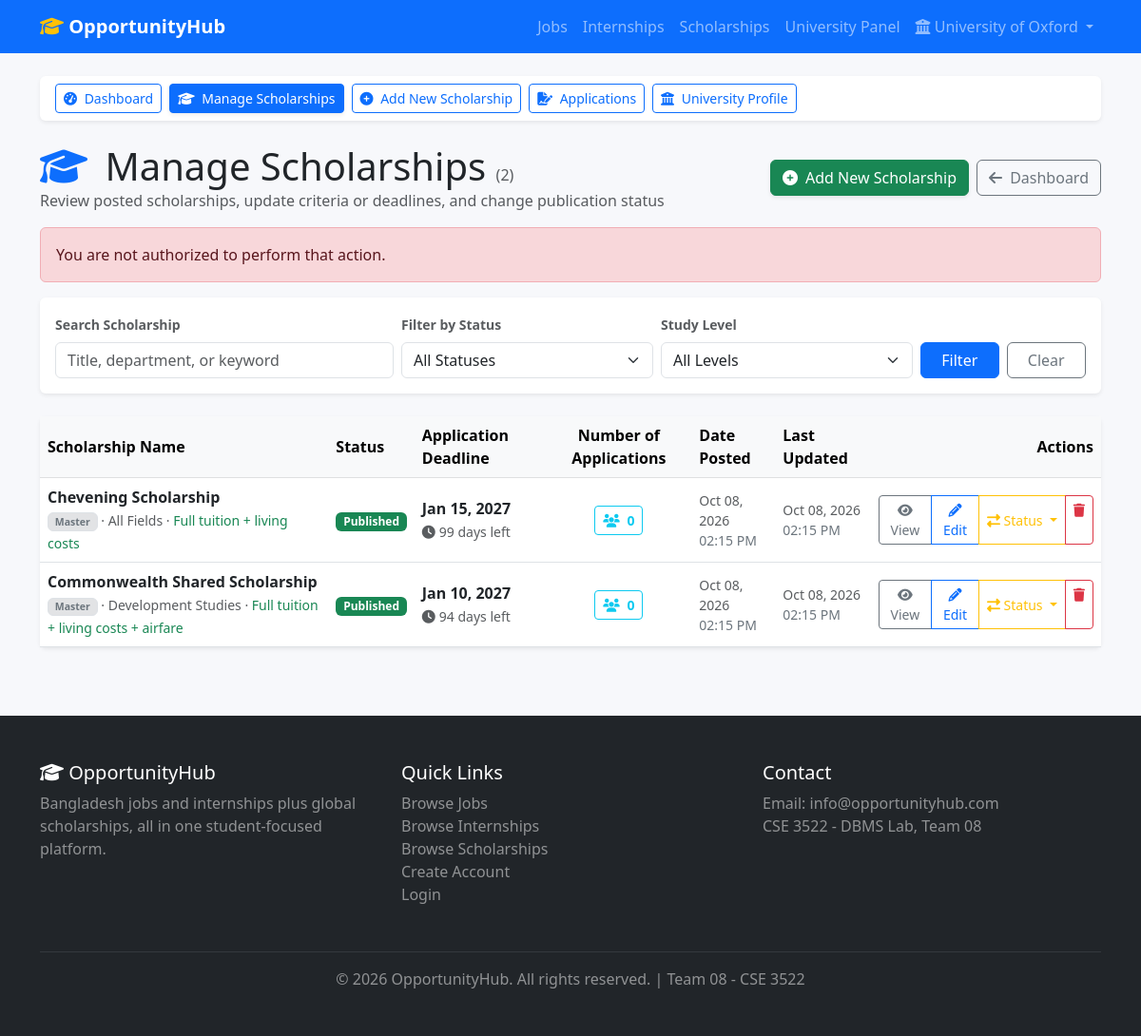
The app's page /pages/university/my-scholarships.php?err=denied (signed in) with its own data.
### tables this page shows
CREATE TABLE users (
    user_id INT PRIMARY KEY AUTO_INCREMENT,
    name VARCHAR(100) NOT NULL,
    email VARCHAR(100) UNIQUE NOT NULL,
    password VARCHAR(255) NOT NULL,
    user_type ENUM('student', 'graduate', 'admin', 'employer', 'university') DEFAULT 'student',
    university VARCHAR(100),
    degree VARCHAR(50),
    field_of_study VARCHAR(100),
    skills TEXT,
    experience_years INT DEFAULT 0,
    preferred_country VARCHAR(50),
    preferred_field VARCHAR(100),
    phone VARCHAR(20),
    bio TEXT,
    profile_complete BOOLEAN DEFAULT FALSE,
    status ENUM('active', 'suspended') DEFAULT 'active',
    created_at TIMESTAMP DEFAULT CURRENT_TIMESTAMP,
    updated_at TIMESTAMP DEFAULT CURRENT_TIMESTAMP ON UPDATE CURRENT_TIMESTAMP,
    INDEX idx_email (email),
    INDEX idx_user_type (user_type)
);

CREATE TABLE scholarships (
    scholarship_id INT PRIMARY KEY AUTO_INCREMENT,
    scholarship_name VARCHAR(255) NOT NULL,
    university_name VARCHAR(150) NOT NULL,
    university_website VARCHAR(255),
    country VARCHAR(100) NOT NULL,
    city VARCHAR(100),
    degree_level ENUM('Bachelor', 'Master', 'PhD', 'Diploma', 'Certificate') NOT NULL,
    field_of_study VARCHAR(100),
    funding_type VARCHAR(100),
    funding_coverage ENUM('Fully Funded', 'Partially Funded', 'Tuition Only', 'Accommodation Only') DEFAULT 'Partially Funded',
    scholarship_amount VARCHAR(100),
    description TEXT,
    eligibility_requirements TEXT,
    required_documents TEXT,
    language_requirements VARCHAR(255),
    gpa_requirement DECIMAL(3,2),
    application_deadline DATE NOT NULL,
    start_date DATE,
    intake_month VARCHAR(20),
    status ENUM('Active', 'Published', 'Draft', 'Upcoming', 'Closed', 'Expired') DEFAULT 'Active',
    application_link VARCHAR(255),
    application_method VARCHAR(100),
    total_spots INT,
    contact_email VARCHAR(100),
    contact_phone VARCHAR(20),
    image_url VARCHAR(255),
    views INT DEFAULT 0,
    created_by INT,
    created_at TIMESTAMP DEFAULT CURRENT_TIMESTAMP,
    updated_at TIMESTAMP DEFAULT CURRENT_TIMESTAMP ON UPDATE CURRENT_TIMESTAMP,
    FOREIGN KEY (created_by) REFERENCES users(user_id) ON DELETE SET NULL,
    INDEX idx_country (country),
    INDEX idx_degree (degree_level),
    INDEX idx_field (field_of_study),
    INDEX idx_deadline (application_deadline),
    INDEX idx_status (status),
    FULLTEXT INDEX ft_search (scholarship_name, university_name, field_of_study, description)
);

### pages/university/my-scholarships.php (the view, shortened to what the rows shown need)
<?php
require_once '../../config/database.php';
require_once '../../includes/functions.php';
$filters = [];
$scholarships = getUniversityScholarships($_SESSION['user_id'], $filters);
include '../../includes/header.php';
?>
<div class="container py-4">
  <div class="d-flex justify-content-between align-items-center flex-wrap gap-2 mb-3">
    <div>
      <h1 class="mb-0"><i class="fas fa-graduation-cap text-primary me-2"></i> Manage Scholarships <small class="text-muted fs-6">(<?php echo count($scholarships); ?>)</small></h1>
    </div>
  </div>
  <?php if (empty($scholarships)): ?>
    <div class="alert alert-info text-center py-5 shadow-sm border-0 bg-white">
      <i class="fas fa-graduation-cap fa-3x text-primary mb-3 opacity-50"></i>
      <h5 class="fw-bold">No scholarships found</h5>
      <p class="text-muted mb-3">No scholarship records match your current filter settings.</p>
      <a href="post-scholarship.php" class="btn btn-primary shadow-sm">
        <i class="fas fa-plus-circle me-1"></i> Add New Scholarship
      </a>
    </div>
  <?php else: ?>
    <div class="card shadow-sm border-0">
      <div class="table-responsive">
        <table class="table table-hover align-middle mb-0">
          <thead class="table-light">
            <tr>
              <th style="min-width: 200px;">Scholarship Name</th>
              <th>Status</th>
              <th>Application Deadline</th>
              <th class="text-center">Number of Applications</th>
              <th>Date Posted</th>
              <th>Last Updated</th>
              <th class="text-end" style="min-width: 170px;">Actions</th>
            </tr>
          </thead>
          <tbody>
            <?php foreach ($scholarships as $s):
              $sid = (int)$s['scholarship_id'];
              $days = daysLeft($s['application_deadline']);
              $isExpired = ($days < 0 && $s['status'] !== 'Draft');
            ?>
              <tr>
                <td>
                  <strong>
                    <a href="edit-scholarship.php?id=<?php echo $sid; ?>" class="text-dark text-decoration-none">
                      <?php echo e($s['scholarship_name']); ?>
                    </a>
                  </strong>
                  <br>
                  <small class="text-muted">
                    <span class="badge bg-secondary-subtle text-secondary border"><?php echo e($s['degree_level']); ?></span>
                    <?php if (!empty($s['field_of_study'])): ?>
                      &middot; <?php echo e($s['field_of_study']); ?>
                    <?php endif; ?>
                    <?php if (!empty($s['scholarship_amount'])): ?>
                      &middot; <span class="text-success"><?php echo e($s['scholarship_amount']); ?></span>
                    <?php endif; ?>
                  </small>
                </td>
                <td>
                  <?php if ($isExpired && $s['status'] === 'Active'): ?>
                    <span class="badge bg-danger">Expired</span>
                  <?php else: ?>
                    <span class="badge bg-<?php echo scholarshipStatusBadgeColor($s['status']); ?>">
                      <?php echo $s['status'] === 'Active' ? 'Published' : e($s['status']); ?>
                    </span>
                  <?php endif; ?>
                </td>
                <td>
                  <span class="fw-semibold"><?php echo date('M d, Y', strtotime($s['application_deadline'])); ?></span>
                  <br>
                  <small class="<?php echo $days < 0 ? 'text-danger fw-bold' : ($days < 14 ? 'text-warning fw-bold' : 'text-muted'); ?>">
                    <?php if ($days < 0): ?>
                      <i class="fas fa-times-circle me-1"></i>Expired
                    <?php elseif ($days === 0): ?>
                      <i class="fas fa-exclamation-triangle me-1"></i>Deadline Today
                    <?php else: ?>
                      <i class="fas fa-clock me-1"></i><?php echo $days; ?> days left
                    <?php endif; ?>
                  </small>
                </td>
                <td class="text-center">
                  <a href="applications.php?scholarship_id=<?php echo $sid; ?>" class="btn btn-sm btn-outline-info position-relative fw-bold" title="Click to view applicants">
                    <i class="fas fa-users me-1"></i> <?php echo (int)$s['applications_count']; ?>
                  </a>
                </td>
                <td class="small text-muted">
                  <?php echo date('M d, Y', strtotime($s['created_at'])); ?>
                  <br>
                  <span class="text-secondary"><?php echo date('h:i A', strtotime($s['created_at'])); ?></span>
                </td>
                <td class="small text-muted">
                  <?php echo date('M d, Y', strtotime($s['updated_at'])); ?>
                  <br>
                  <span class="text-secondary"><?php echo date('h:i A', strtotime($s['updated_at'])); ?></span>
                </td>
                <td class="text-end">
                  <div class="btn-group btn-group-sm">
                    <a href="../scholarship-details.php?id=<?php echo $sid; ?>" target="_blank" class="btn btn-outline-secondary" title="View Public Page">
                      <i class="fas fa-eye"></i> View
                    </a>
                    <a href="edit-scholarship.php?id=<?php echo $sid; ?>" class="btn btn-outline-primary" title="Edit Scholarship Information">
                      <i class="fas fa-pencil-alt"></i> Edit
                    </a>
                    <div class="btn-group btn-group-sm" role="group">
                      <button type="button" class="btn btn-outline-warning dropdown-toggle" data-bs-toggle="dropdown" aria-expanded="false" title="Change Status">
                        <i class="fas fa-exchange-alt"></i> Status
                      </button>
                    </div>
                    <a href="scholarship-action.php?id=<?php echo $sid; ?>&action=delete"
                       class="btn btn-outline-danger"
                       title="Delete Scholarship"
                       data-confirm="Are you sure you want to permanently delete '<?php echo e(addslashes($s['scholarship_name'])); ?>'? All student applications submitted for this scholarship will be permanently deleted. This cannot be undone.">
                      <i class="fas fa-trash"></i>
                    </a>
                  </div>
                </td>
              </tr>
            <?php endforeach; ?>
          </tbody>
        </table>
      </div>
    </div>
  <?php endif; ?>
</div>
<?php include '../../includes/footer.php'; ?>

### includes/header.php (shortened to what the rows shown need)
<?php
$currentUserData = isLoggedIn() ? currentUser() : null;
?>
<!DOCTYPE html>
<html lang="en">
<head>
    <link href="https://cdnjs.cloudflare.com/ajax/libs/bootstrap/5.3.0/css/bootstrap.min.css" rel="stylesheet">
    <link href="https://cdnjs.cloudflare.com/ajax/libs/font-awesome/6.4.0/css/all.min.css" rel="stylesheet">
    <link rel="stylesheet" href="<?php echo BASE_URL; ?>/css/style.css">
</head>
<body>
<nav class="navbar navbar-expand-lg navbar-dark bg-primary sticky-top">
    <div class="container">
        <div class="collapse navbar-collapse" id="navbarNav">
            <ul class="navbar-nav ms-auto align-items-lg-center">
                <?php if (isLoggedIn() && isAdmin()): ?>
                    <li class="nav-item">
                        <a class="nav-link" href="<?php echo BASE_URL; ?>/pages/admin/dashboard.php">Admin Panel</a>
                    </li>
                    <li class="nav-item">
                        <a class="nav-link" href="<?php echo BASE_URL; ?>/pages/logout.php">Logout</a>
                    </li>
                <?php elseif (isLoggedIn() && isUniversity()): ?>
                    <li class="nav-item">
                        <a class="nav-link" href="<?php echo BASE_URL; ?>/pages/university/dashboard.php">University Panel</a>
                    </li>
                    <li class="nav-item dropdown">
                        <a class="nav-link dropdown-toggle" href="#" role="button" data-bs-toggle="dropdown">
                            <i class="fas fa-university"></i> <?php echo e($currentUserData['name'] ?? 'Account'); ?>
                        </a>
                    </li>
                <?php endif; ?>
            </ul>
        </div>
    </div>
</nav>

### records on screen
users: name "University of Oxford"
scholarships: scholarship_name "Chevening Scholarship", degree_level "Master", field_of_study "All Fields", scholarship_amount "Full tuition + living costs", status "Published", application_deadline "Jan 15, 2027", application_deadline "99", applications_count "0", created_at "Oct 08, 2026", created_at "02:15 PM", updated_at "Oct 08, 2026", updated_at "02:15 PM"
scholarships: scholarship_name "Commonwealth Shared Scholarship", degree_level "Master", field_of_study "Development Studies", scholarship_amount "Full tuition + living costs + airfare", status "Published", application_deadline "Jan 10, 2027", application_deadline "94", applications_count "0", created_at "Oct 08, 2026", created_at "02:15 PM", updated_at "Oct 08, 2026", updated_at "02:15 PM"

### other values on screen
$meta[1] "Dashboard"
$meta[1] "Manage Scholarships"
$meta[1] "Add New Scholarship"
$meta[1] "Applications"
$meta[1] "University Profile"
count($scholarships) "2"
